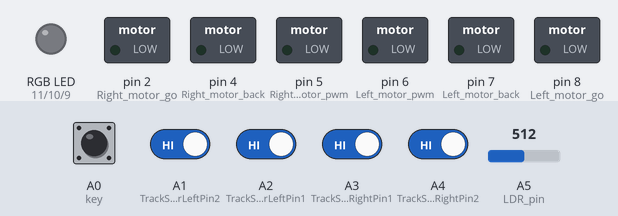
The sketch below on a simulated Arduino Uno, built with avr-gcc and run on an emulated ATmega328P. Parts: switched loads named in the sketch (green lamp = pin HIGH), an RGB LED mixed from three pins (HIGH = lit). The inputs (shaded band) are chosen by the test bench; at power-on: A0 (key), A1 (TrackSensorLeftPin2), A2 (TrackSensorLeftPin1), A3 (TrackSensorRightPin1), A4 (TrackSensorRightPin2) HIGH, A5 (LDR_pin) = 512.

Above: at 0.8 s.
0.9 s: A0 (key) pulled LOW for 0.15 s
2.5 s: A1 (TrackSensorLeftPin2) driven LOW
At 3.4 s:
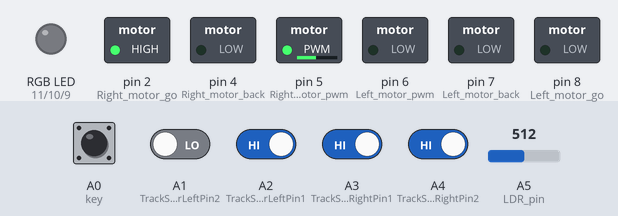
4.0 s: A4 (TrackSensorRightPin2) driven LOW
At 4.3 s:
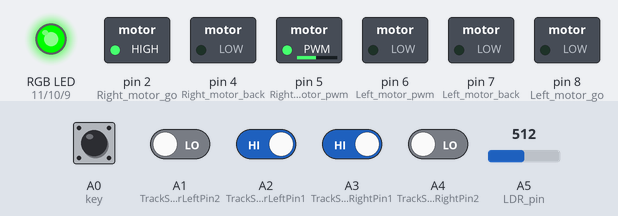
5.5 s: A1 (TrackSensorLeftPin2) driven HIGH
At 5.9 s:
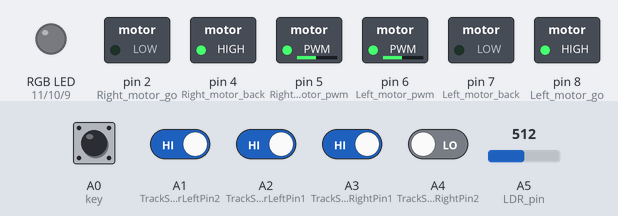
7.0 s: A2 (TrackSensorLeftPin1) driven LOW
At 7.8 s:
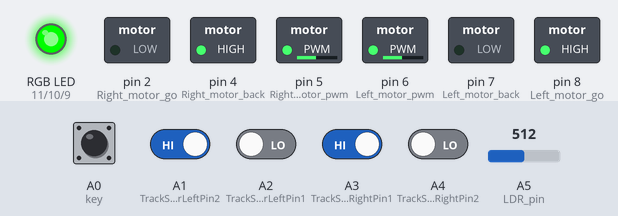
8.5 s: A4 (TrackSensorRightPin2) driven HIGH
At 9.4 s:
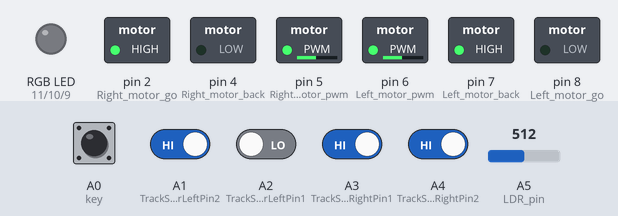
Timing chart, 0 to 11.0 s (numbered marks = the images above; inputs shaded):
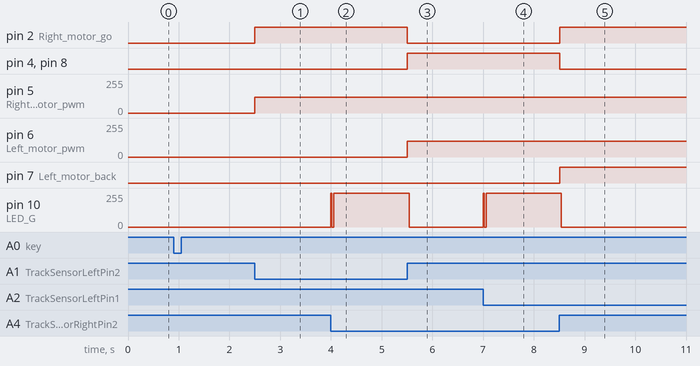

The sketch:

tracking_final_upd.ino
```cpp
// (licence header left out)
int Left_motor_go = 8;        //左电机前进 AIN1
int Left_motor_back = 7;      //左电机后退 AIN2

int Right_motor_go = 2;       //右电机前进 BIN1
int Right_motor_back = 4;     //右电机后退 BIN2

int Left_motor_pwm = 6;       //左电机控速 PWMA
int Right_motor_pwm = 5;      //右电机控速 PWMB

int key = A0;                 //定义按键为arduino的模拟口A0


int LDR_pin = A5;      //定义光敏电阻模拟口A5

int Intensity = 0;     //光照度数值


int LED_R = 11;  //LED_R接在arduino上的数字11口
int LED_G = 10;  //LED_G接在arduino上的数字10口
int LED_B =  9;  //LED_B接在arduino上的数字9口


//循迹红外引脚定义
//TrackSensorLeftPin1 TrackSensorLeftPin2 TrackSensorRightPin1 TrackSensorRightPin2
//      A2                  A1                  A3                   A4
const int TrackSensorLeftPin1  =  A2;  //定义左边第一个循迹红外传感器引脚为A2
const int TrackSensorLeftPin2  =  A1;  //定义左边第二个循迹红外传感器引脚为A1
const int TrackSensorRightPin1 =  A3;  //定义右边第一个循迹红外传感器引脚为A3
const int TrackSensorRightPin2 =  A4;  //定义右边第二个循迹红外传感器引脚为A4

//定义各个循迹红外引脚采集的数据的变量
int TrackSensorLeftValue1;
int TrackSensorLeftValue2;
int TrackSensorRightValue1;
int TrackSensorRightValue2;


/**
* Function       setup
* @author        Danny
* @date          2017.07.25
* @brief         初始化配置
* @param[in]     void
* @retval        void
* @par History   无
*/
void setup()
{
  //初始化电机驱动IO口为输出方式
  pinMode(Left_motor_go, OUTPUT);
  pinMode(Left_motor_back, OUTPUT);
  pinMode(Right_motor_go, OUTPUT);
  pinMode(Right_motor_back, OUTPUT);

  //定义按键接口为输入接口
  pinMode(key, INPUT);

  //定义四路循迹红外传感器为输入接口
  pinMode(TrackSensorLeftPin1, INPUT);
  pinMode(TrackSensorLeftPin2, INPUT);
  pinMode(TrackSensorRightPin1, INPUT);
  pinMode(TrackSensorRightPin2, INPUT);

  //按键初始化为高电平
  digitalWrite(key, HIGH);

  //四路循迹红外传感器初始化为高电平
  digitalWrite(TrackSensorLeftPin1, HIGH);
  digitalWrite(TrackSensorLeftPin2, HIGH);
  digitalWrite(TrackSensorRightPin1, HIGH);
  digitalWrite(TrackSensorRightPin2, HIGH);

  //调用按键扫描函数
  key_scan();

  Serial.begin(9600);//设置波特率9600 the light thingy

  pinMode(LED_R, OUTPUT);
  pinMode(LED_G, OUTPUT);
  pinMode(LED_B, OUTPUT);
}

/**
* Function       run
* @author        Danny
* @date          2017.07.26
* @brief         小车前进
* @param[in1]    left_speed:左轮速度
* @param[in2]    right_speed:右轮速度
* @param[out]    void
* @retval        void
* @par History   无
*/
void run(int left_speed, int right_speed)
{
  //左电机前进
  digitalWrite(Left_motor_go, HIGH);   //左电机前进使能
  digitalWrite(Left_motor_back, LOW);  //左电机后退禁止
  analogWrite(Left_motor_pwm, left_speed );

  //右电机前进
  digitalWrite(Right_motor_go, HIGH);  //右电机前进使能
  digitalWrite(Right_motor_back, LOW); //右电机后退禁止
  analogWrite(Right_motor_pwm, right_speed);
}

void setColour(int redValue, int greenValue, int blueValue)
{
  analogWrite(LED_R, redValue);
  analogWrite(LED_G, greenValue);
  analogWrite(LED_B, blueValue);
}


/**
* Function       brake
* @author        Danny
* @date          2017.07.25
* @brief         小车刹车
* @param[in]     time:延时时间
* @param[out]    void
* @retval        void
* @par History   无
*/
void brake(int time)
{
  digitalWrite(Left_motor_go, LOW);
  digitalWrite(Left_motor_back, LOW);
  digitalWrite(Right_motor_go, LOW);
  digitalWrite(Right_motor_back, LOW);

  setColour(0,0,255); // lights up blue

  delay(time * 100);
}

/**
* Function       left
* @author        Danny
* @date          2017.07.25
* @brief         小车左转(左轮不动，右轮前进)
* @param[in1]    left_speed:左轮速度
* @param[in2]    right_speed:右轮速度
* @param[out]    void
* @retval        void
* @par History   无
*/
void left(int left_speed, int right_speed)
{
  //左电机停止
  digitalWrite(Left_motor_go, LOW);    //左电机前进禁止
  digitalWrite(Left_motor_back, LOW);  //左电机后退禁止
  analogWrite(Left_motor_pwm, left_speed);

  //右电机前进
  digitalWrite(Right_motor_go, HIGH);  //右电机前进使能
  digitalWrite(Right_motor_back, LOW); //右电机后退禁止
  analogWrite(Right_motor_pwm, right_speed);
}

/**
* Function       right
* @author        Danny
* @date          2017.07.25
* @brief         小车右转(右轮不动，左轮前进)
* @param[in1]    left_speed:左轮速度
* @param[in2]    right_speed:右轮速度
* @param[out]    void
* @retval        void
* @par History   无
*/
void right(int left_speed, int right_speed)
{
  //左电机前进
  digitalWrite(Left_motor_go, HIGH);   //左电机前进使能
  digitalWrite(Left_motor_back, LOW);  //左电机后退禁止
  analogWrite(Left_motor_pwm, left_speed);

  //右电机停止
  digitalWrite(Right_motor_go, LOW);   //右电机前进禁止
  digitalWrite(Right_motor_back, LOW); //右电机后退禁止
  analogWrite(Right_motor_pwm, right_speed);
}

/**
* Function       spin_left
* @author        Danny
* @date          2017.07.25
* @brief         小车原地左转(左轮后退，右轮前进)
* @param[in1]    left_speed:左轮速度
* @param[in2]    right_speed:右轮速度
* @param[out]    void
* @retval        void
* @par History   无
*/
void spin_left(int left_speed, int right_speed)
{
  //左电机后退
  digitalWrite(Left_motor_go, LOW);     //左电机前进禁止
  digitalWrite(Left_motor_back, HIGH);  //左电机后退使能
  analogWrite(Left_motor_pwm, left_speed);

  //右电机前进
  digitalWrite(Right_motor_go, HIGH);  //右电机前进使能
  digitalWrite(Right_motor_back, LOW); //右电机后退禁止
  analogWrite(Right_motor_pwm, right_speed);
}

/**
* Function       spin_right
* @author        Danny
* @date          2017.07.25
* @brief         小车原地右转(右轮后退，左轮前进)
* @param[in1]    left_speed:左轮速度
* @param[in2]    right_speed:右轮速度
* @param[out]    void
* @retval        void
* @par History   无
*/
void spin_right(int left_speed, int right_speed)
{
  //左电机前进
  digitalWrite(Left_motor_go, HIGH);    //左电机前进使能
  digitalWrite(Left_motor_back, LOW);   //左电机后退禁止
  analogWrite(Left_motor_pwm, left_speed);

  //右电机后退
  digitalWrite(Right_motor_go, LOW);    //右电机前进禁止
  digitalWrite(Right_motor_back, HIGH); //右电机后退使能
  analogWrite(Right_motor_pwm, right_speed);
}

/**
* Function       back
* @author        Danny
* @date          2017.07.25
* @brief         小车后退
* @param[in]     time：延时时间
* @param[out]    void
* @retval        void
* @par History   无
*/
void back(int time)
{
  //左电机后退
  digitalWrite(Left_motor_go, LOW);     //左电机前进禁止
  digitalWrite(Left_motor_back, HIGH);  //左电机后退使能
  analogWrite(Left_motor_pwm, 40);

  //右电机后退
  digitalWrite(Right_motor_go, LOW);    //右电机前进禁止
  digitalWrite(Right_motor_back, HIGH); //右电机后退使能
  analogWrite(Right_motor_pwm, 40);

  delay(time );
}


/**
* Function       key_scan
* @author        Danny
* @date          2017.07.25
* @brief         按键检测(包含软件按键去抖)
* @param[in]     void
* @param[out]    void
* @retval        void
* @par History   无
*/
void key_scan()
{
  while (digitalRead(key));       //当按键没有被按下一直循环
  while (!digitalRead(key))       //当按键被按下时
  {
    delay(10);	                  //延时10ms
    if (digitalRead(key)  ==  LOW)//第二次判断按键是否被按下
    {
      delay(100);
      while (!digitalRead(key));  //判断按键是否被松开
    }
  }
}


/**
* Function       loop
* @author        Danny
* @date          2017.07.25
* @brief         先调用setup初始化配置里面的按键扫描函数，
*                循迹模式开启
* @param[in]     void
* @retval        void
* @par History   无
*/
void loop()
{
  //检测到黑线时循迹模块相应的指示灯亮，端口电平为LOW
  //未检测到黑线时循迹模块相应的指示灯灭，端口电平为HIGH
  TrackSensorLeftValue1  = digitalRead(TrackSensorLeftPin1);
  TrackSensorLeftValue2  = digitalRead(TrackSensorLeftPin2);
  TrackSensorRightValue1 = digitalRead(TrackSensorRightPin1);
  TrackSensorRightValue2 = digitalRead(TrackSensorRightPin2);

//  // detect light
  Intensity = analogRead(LDR_pin);  //读取模拟口A5的值，存入Intensity变量
  int x=0;
  if ( (TrackSensorLeftValue1 == LOW || TrackSensorLeftValue2 == LOW) &&  TrackSensorRightValue2 == LOW)
  {
    x++;
    setColour(0,255,0);
    delay(10);
    setColour(0,0,0);
  }

  else if ( TrackSensorLeftValue1 == LOW && (TrackSensorRightValue1 == LOW ||  TrackSensorRightValue2 == LOW))
  {
    x++;
    setColour(0,255,0);
    delay(10);
    setColour(0,0,0);
  }

  else if ( TrackSensorLeftValue1 == LOW)
  {
    spin_left(120, 120);
   //delay(2);
  }

  else if ( TrackSensorRightValue2 == LOW )
  {
    spin_right(120, 120);
    //delay(2);
  }

  else if ( TrackSensorLeftValue2 == LOW && TrackSensorRightValue1 == HIGH)
  {
    left(0, 120); // right motor switches off and left motor moves forward
  }
  //四路循迹引脚电平状态
  // X 1 0 X
  //处理右小弯
  else if (TrackSensorLeftValue2 == HIGH && TrackSensorRightValue1 == LOW)
  {
    right(120, 0); // left motor switches off and right motor moves forward
  }
  //四路循迹引脚电平状态
  // X 0 0 X
  //处理直线
  else if (TrackSensorLeftValue2 == LOW && TrackSensorRightValue1 == LOW)
  {
    run(80, 80); // 140 set later
  }
  //else if (TrackSensorLeftValue1 == HIGH && TrackSensorLeftValue1 == HIGH && TrackSensorRightValue1 == HIGH && TrackSensorRightValue2 == HIGH)
  //{
  //  right(50,0);
  //}
  if (x==2 && (Intensity > 460 && Intensity <480 )) // red
  {
    brake(10);
  }

}
```

Measured:
- after the input at 2.5 s, pin 2 (Right_motor_go): LOW → HIGH at once; pin 5 (Right_motor_pwm): 0/255 → 120/255 at once
- after the input at 4.0 s, pin 10 (LED_G): 0/255 → 252/255 at once
- after the input at 5.5 s, pin 2 (Right_motor_go): HIGH → LOW at once; pin 4 (Right_motor_back), pin 8 (Left_motor_go): LOW → HIGH at once; pin 6 (Left_motor_pwm): 0/255 → 120/255 at once; pin 10 (LED_G): 252/255 → 0/255 at once
- after the input at 7.0 s, pin 10 (LED_G): 0/255 → 252/255 at once
- after the input at 8.5 s, pin 2 (Right_motor_go), pin 7 (Left_motor_back): LOW → HIGH at once; pin 4 (Right_motor_back), pin 8 (Left_motor_go): HIGH → LOW at once; pin 10 (LED_G): 252/255 → 0/255 at once
